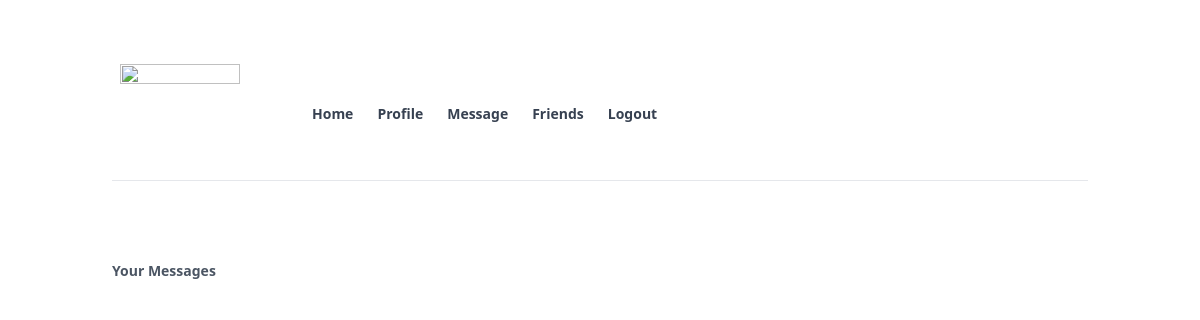
/conversion.php (signed in), run on an earlier commit of the app's database.
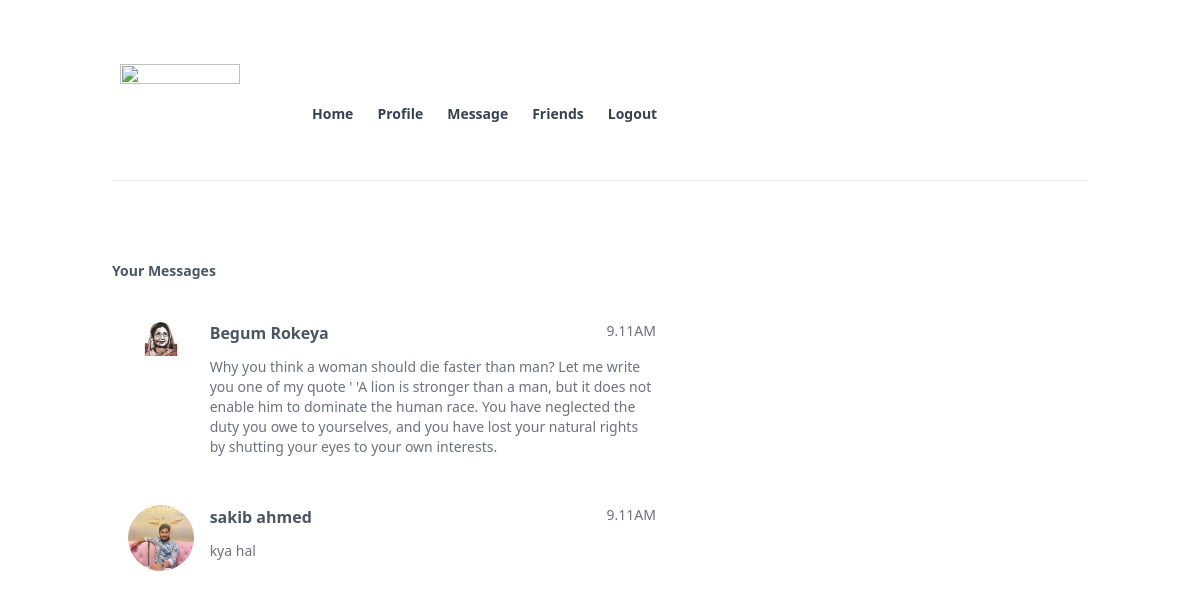
And on a later commit of the database.
### tables this page shows
CREATE TABLE `conversion` (
  `conversion_id` int(11) NOT NULL,
  `friend_one` varchar(20) NOT NULL,
  `friend_two` varchar(20) NOT NULL
);

CREATE TABLE `user_info` (
  `username` varchar(15) NOT NULL,
  `first_name` varchar(150) NOT NULL,
  `last_name` varchar(150) NOT NULL,
  `gender` varchar(15) NOT NULL,
  `email` varchar(200) NOT NULL,
  `phone_no` int(15) NOT NULL,
  `date_of_birth` date NOT NULL,
  `address` varchar(200) NOT NULL,
  `password` varchar(200) NOT NULL,
  `profile_pic` varchar(255) NOT NULL
);

CREATE TABLE `message` (
  `message_id` int(11) NOT NULL,
  `from_friend` varchar(11) NOT NULL,
  `to_friend` varchar(11) NOT NULL,
  `msg_desc` text NOT NULL,
  `msg_time` timestamp NOT NULL DEFAULT current_timestamp() ON UPDATE current_timestamp(),
  `conversion_id` int(11) NOT NULL
);

### conversion.php (the view, shortened to what this page needs)
<?php require_once "header.php"; ?>
<?php require_once "db.php"; ?>
<?php
$username=$_SESSION["username"];
$conversion_sql= "SELECT friend_one,friend_two,conversion_id  FROM `conversion` WHERE friend_one ='$username' or friend_two='$username'";
$result = mysqli_query($conn, $conversion_sql);
echo '<h1 class="mt-20 mb-6 text-sm text-gray-600 font-semibold "> Your Messages</h1>';
while($row = mysqli_fetch_array($result))
{
    $id=$row["conversion_id"];
    $sql = "SELECT from_friend,to_friend FROM `message`  WHERE conversion_id=$id  ORDER BY msg_time DESC ";
    $res_one = mysqli_query($conn, $sql);
    $tmp=mysqli_fetch_array($res_one);
    if($tmp["from_friend"]==$username){
        $sql  =   "SELECT first_name,last_name, profile_pic, to_friend, msg_desc,msg_time,conversion_id FROM `message` LEFT JOIN `user_info`  ON message.to_friend=user_info.username   WHERE conversion_id=$id  ORDER BY msg_time DESC ";
    }
    else{
        $sql  =   "SELECT first_name,last_name, profile_pic, from_friend,msg_desc,msg_time,conversion_id FROM `message` LEFT JOIN `user_info`  ON message.from_friend=user_info.username   WHERE conversion_id=$id  ORDER BY msg_time DESC ";
    }
    $res= mysqli_query($conn, $sql);
    $msg=mysqli_fetch_array($res);
    echo'
<div class= "flex max-w-md p-4 max-w-xl  pb-8">
<div><img class="rounded-full" src="'.$msg["profile_pic"].'"   width=80 height=80/></div>
<div class="mx-4 flex flex-col space-y-3  w-full ">
<div class=" flex space-x-4  justify-between w-full">
 <a class="text-gray-600 text-md font-semibold" href="/message.php?id='.$id.'">'.$msg["first_name"].' '.$msg["last_name"].'</a>
 <div class="time text-gray-500 text-sm ">9.11AM</div>
 </div>
<p class="text-sm text-gray-500 ">
'.$msg["msg_desc"].'
</p>
</div>
</div>
';
}
echo("</div>");
?>

### header.php (shortened to what this page needs)
<!DOCTYPE html>
<html lang="en">
<head>
    <script src="https://cdn.tailwindcss.com"></script>
</head>
<div class="container mx-auto px-6 mt-12  "><div class="container flex items-center  border-b mx-auto space-x-12 "><div class="flex px-2 py-4"><img src="https://www.91-cdn.com/hub/wp-content/uploads/2019/02/Instagram-Featured.jpg" width="120px" height="100px" /></div> <div class="flex flex-row p-4 space-x-6"> <a href="/home.php" class="block text-gray-700 py-2 text-sm font-semibold "> Home </a> <a class="block text-gray-700 py-2  text-sm font-semibold "> Profile</a> <a  href="conversion.php" class="block text-gray-700  py-2 text-sm font-semibold" href=""> Message </a>
<a class="block text-gray-700  py-2 text-sm font-semibold" href="friends.php"> Friends</a>
<a class="block text-gray-700  py-2 text-sm  font-semibold" href="logout.php"> Logout</a>
</div>
</div>

What changed in the data, as far as the page shows it:
added conversion: friend_two.profile_pic (picture), friend_two.first_name "Begum", friend_two.last_name "Rokeya", message.msg_desc "Why you think a woman should die faster than man? Let me write you one of my quote ' 'A lion is stronger than a man, but it does not enable him to dominate the human race. You have neglected the duty you owe to yourselves, and you have lost your natural rights by shutting your eyes to your own interests."
added conversion: friend_two.profile_pic (picture), friend_two.first_name "sakib", friend_two.last_name "ahmed", message.msg_desc "kya hal"
